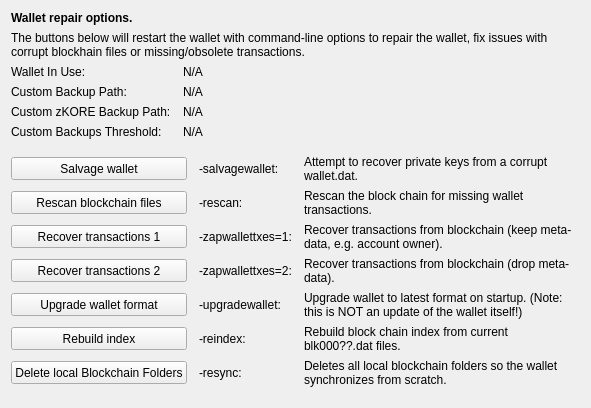
     <widget class="QWidget" name="tab_repair">
      <attribute name="title">
       <string>&amp;Wallet Repair</string>
      </attribute>
      <layout class="QGridLayout" name="gridLayout_4" columnstretch="0,0,0,0">
       <property name="horizontalSpacing">
        <number>12</number>
       </property>
       <item row="0" column="0" colspan="4">
        <widget class="QLabel" name="label_repair_header">
         <property name="font">
          <font>
           <weight>75</weight>
           <bold>true</bold>
          </font>
         </property>
         <property name="text">
          <string>Wallet repair options.</string>
         </property>
        </widget>
       </item>
       <item row="1" column="0" colspan="4">
        <widget class="QLabel" name="label_repair_helptext">
         <property name="font">
          <font>
           <weight>50</weight>
           <bold>false</bold>
          </font>
         </property>
         <property name="text">
          <string>The buttons below will restart the wallet with command-line options to repair the wallet, fix issues with corrupt blockhain files or missing/obsolete transactions.</string>
         </property>
         <property name="wordWrap">
          <bool>true</bool>
         </property>
        </widget>
       </item>
       <item row="2" column="0">
        <widget class="QLabel" name="wallet_path_label">
         <property name="text">
          <string>Wallet In Use:</string>
         </property>
        </widget>
       </item>
       <item row="2" column="1" colspan="3">
        <widget class="QLabel" name="wallet_path">
         <property name="cursor">
          <cursorShape>IBeamCursor</cursorShape>
         </property>
         <property name="text">
          <string>N/A</string>
         </property>
         <property name="textFormat">
          <enum>Qt::PlainText</enum>
         </property>
         <property name="textInteractionFlags">
          <set>Qt::LinksAccessibleByMouse|Qt::TextSelectableByKeyboard|Qt::TextSelectableByMouse</set>
         </property>
        </widget>
       </item>
       <item row="3" column="0">
        <widget class="QLabel" name="wallet_custombackuppath_label">
         <property name="text">
          <string>Custom Backup Path:</string>
         </property>
         <property name="visible">
          <bool>false</bool>
         </property>
        </widget>
       </item>
       <item row="3" column="1" colspan="3">
        <widget class="QLabel" name="wallet_custombackuppath">
         <property name="cursor">
          <cursorShape>IBeamCursor</cursorShape>
         </property>
         <property name="text">
          <string>N/A</string>
         </property>
         <property name="textFormat">
          <enum>Qt::PlainText</enum>
         </property>
         <property name="textInteractionFlags">
          <set>Qt::LinksAccessibleByMouse|Qt::TextSelectableByKeyboard|Qt::TextSelectableByMouse</set>
         </property>
         <property name="visible">
          <bool>false</bool>
         </property>
        </widget>
       </item>
       <item row="4" column="0">
        <widget class="QLabel" name="wallet_customzkorebackuppath_label">
         <property name="text">
          <string>Custom zKORE Backup Path:</string>
         </property>
         <property name="visible">
          <bool>false</bool>
         </property>
        </widget>
       </item>
       <item row="4" column="1" colspan="3">
        <widget class="QLabel" name="wallet_customzkorebackuppath">
         <property name="cursor">
          <cursorShape>IBeamCursor</cursorShape>
         </property>
         <property name="text">
          <string>N/A</string>
         </property>
         <property name="textFormat">
          <enum>Qt::PlainText</enum>
         </property>
         <property name="textInteractionFlags">
          <set>Qt::LinksAccessibleByMouse|Qt::TextSelectableByKeyboard|Qt::TextSelectableByMouse</set>
         </property>
         <property name="visible">
          <bool>false</bool>
         </property>
        </widget>
       </item>
       <item row="5" column="0">
        <widget class="QLabel" name="wallet_custombackupthreshold_label">
         <property name="text">
          <string>Custom Backups Threshold:</string>
         </property>
         <property name="visible">
          <bool>false</bool>
         </property>
        </widget>
       </item>
       <item row="5" column="1" colspan="3">
        <widget class="QLabel" name="wallet_custombackupthreshold">
         <property name="cursor">
          <cursorShape>IBeamCursor</cursorShape>
         </property>
         <property name="text">
          <string>N/A</string>
         </property>
         <property name="textFormat">
          <enum>Qt::PlainText</enum>
         </property>
         <property name="textInteractionFlags">
          <set>Qt::LinksAccessibleByMouse|Qt::TextSelectableByKeyboard|Qt::TextSelectableByMouse</set>
         </property>
         <property name="visible">
          <bool>false</bool>
         </property>
        </widget>
       </item>
       <item row="6" column="0">
        <spacer name="verticalSpacer_repair1">
         <property name="orientation">
          <enum>Qt::Vertical</enum>
         </property>
         <property name="sizeHint" stdset="0">
          <size>
           <width>10</width>
           <height>10</height>
          </size>
         </property>
        </spacer>
       </item>
       <item row="7" column="0" colspan="2">
        <widget class="QPushButton" name="btn_salvagewallet">
         <property name="minimumSize">
          <size>
           <width>100</width>
           <height>23</height>
          </size>
         </property>
         <property name="text">
          <string>Salvage wallet</string>
         </property>
        </widget>
       </item>
       <item row="7" column="2">
        <widget class="QLabel" name="label_repair_salvage_command">
         <property name="text">
          <string notr="true">-salvagewallet:</string>
         </property>
        </widget>
       </item>
       <item row="7" column="3">
        <widget class="QLabel" name="label_repair_salvage">
         <property name="text">
          <string>Attempt to recover private keys from a corrupt wallet.dat.</string>
         </property>
         <property name="wordWrap">
          <bool>true</bool>
         </property>
        </widget>
       </item>
       <item row="8" column="0" colspan="2">
        <widget class="QPushButton" name="btn_rescan">
         <property name="minimumSize">
          <size>
           <width>100</width>
           <height>23</height>
          </size>
         </property>
         <property name="text">
          <string>Rescan blockchain files</string>
         </property>
        </widget>
       </item>
       <item row="8" column="2">
        <widget class="QLabel" name="label_repair_rescan_command">
         <property name="text">
          <string notr="true">-rescan:</string>
         </property>
        </widget>
       </item>
       <item row="8" column="3">
        <widget class="QLabel" name="label_repair_rescan">
         <property name="text">
          <string>Rescan the block chain for missing wallet transactions.</string>
         </property>
         <property name="wordWrap">
          <bool>true</bool>
         </property>
        </widget>
       </item>
       <item row="9" column="0" colspan="2">
        <widget class="QPushButton" name="btn_zapwallettxes1">
         <property name="minimumSize">
          <size>
           <width>100</width>
           <height>23</height>
          </size>
         </property>
         <property name="text">
          <string>Recover transactions 1</string>
         </property>
        </widget>
       </item>
       <item row="9" column="2">
        <widget class="QLabel" name="label_repair_zap1_command">
         <property name="text">
          <string notr="true">-zapwallettxes=1:</string>
         </property>
        </widget>
       </item>
       <item row="9" column="3">
        <widget class="QLabel" name="label_repair_zap1">
         <property name="text">
          <string>Recover transactions from blockchain (keep meta-data, e.g. account owner).</string>
         </property>
         <property name="wordWrap">
          <bool>true</bool>
         </property>
        </widget>
       </item>
       <item row="10" column="0" colspan="2">
        <widget class="QPushButton" name="btn_zapwallettxes2">
         <property name="minimumSize">
          <size>
           <width>100</width>
           <height>23</height>
          </size>
         </property>
         <property name="text">
          <string>Recover transactions 2</string>
         </property>
        </widget>
       </item>
       <item row="10" column="2">
        <widget class="QLabel" name="label_repair_zap2_command">
         <property name="text">
          <string notr="true">-zapwallettxes=2:</string>
         </property>
        </widget>
       </item>
       <item row="10" column="3">
        <widget class="QLabel" name="label_repair_zap2">
         <property name="text">
          <string>Recover transactions from blockchain (drop meta-data).</string>
         </property>
         <property name="wordWrap">
          <bool>true</bool>
         </property>
        </widget>
       </item>
       <item row="11" column="0" colspan="2">
        <widget class="QPushButton" name="btn_upgradewallet">
         <property name="minimumSize">
          <size>
           <width>100</width>
           <height>23</height>
          </size>
         </property>
         <property name="text">
          <string>Upgrade wallet format</string>
         </property>
        </widget>
       </item>
       <item row="11" column="2">
        <widget class="QLabel" name="label_repair_upgrade_command">
         <property name="text">
          <string notr="true">-upgradewallet:</string>
         </property>
        </widget>
       </item>
       <item row="11" column="3">
        <widget class="QLabel" name="label_repair_upgrade">
         <property name="text">
          <string>Upgrade wallet to latest format on startup. (Note: this is NOT an update of the wallet itself!)</string>
         </property>
         <property name="wordWrap">
          <bool>true</bool>
         </property>
        </widget>
       </item>
       <item row="12" column="0" colspan="2">
        <widget class="QPushButton" name="btn_reindex">
         <property name="minimumSize">
          <size>
           <width>100</width>
           <height>23</height>
          </size>
         </property>
         <property name="text">
          <string>Rebuild index</string>
         </property>
        </widget>
       </item>
       <item row="12" column="2">
        <widget class="QLabel" name="label_repair_reindex_command">
         <property name="text">
          <string notr="true">-reindex:</string>
         </property>
        </widget>
       </item>
       <item row="12" column="3">
        <widget class="QLabel" name="label_repair_reindex">
         <property name="text">
          <string>Rebuild block chain index from current blk000??.dat files.</string>
         </property>
         <property name="wordWrap">
          <bool>true</bool>
         </property>
        </widget>
       </item>
       <item row="13" column="0" colspan="2">
        <widget class="QPushButton" name="btn_resync">
         <property name="minimumSize">
          <size>
           <width>100</width>
           <height>23</height>
          </size>
         </property>
         <property name="text">
          <string>Delete local Blockchain Folders</string>
         </property>
        </widget>
       </item>
       <item row="13" column="2">
        <widget class="QLabel" name="label_repair_resync_command">
         <property name="text">
          <string>-resync:</string>
         </property>
        </widget>
       </item>
       <item row="13" column="3">
        <widget class="QLabel" name="label_repair_resync">
         <property name="text">
          <string>Deletes all local blockchain folders so the wallet synchronizes from scratch.</string>
         </property>
         <property name="wordWrap">
          <bool>true</bool>
         </property>
        </widget>
       </item>
       <item row="14" column="0">
        <spacer name="verticalSpacer_repair2">
         <property name="orientation">
          <enum>Qt::Vertical</enum>
         </property>
         <property name="sizeHint" stdset="0">
          <size>
           <width>20</width>
           <height>10</height>
          </size>
         </property>
        </spacer>
       </item>
      </layout>
     </widget>
